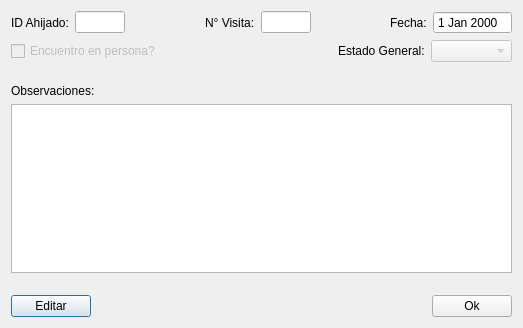
<?xml version="1.0" encoding="UTF-8"?>
<ui version="4.0">
 <class>VisitView</class>
 <widget class="QDialog" name="VisitView">
  <property name="geometry">
   <rect>
    <x>0</x>
    <y>0</y>
    <width>523</width>
    <height>328</height>
   </rect>
  </property>
  <property name="windowTitle">
   <string>Dialog</string>
  </property>
  <layout class="QVBoxLayout" name="verticalLayout">
   <item>
    <layout class="QHBoxLayout" name="horizontalLayout_6">
     <item>
      <layout class="QHBoxLayout" name="horizontalLayout_3">
       <item>
        <widget class="QLabel" name="label">
         <property name="maximumSize">
          <size>
           <width>60</width>
           <height>16777215</height>
          </size>
         </property>
         <property name="text">
          <string>ID Ahijado:</string>
         </property>
        </widget>
       </item>
       <item>
        <widget class="QLineEdit" name="lineEdit">
         <property name="maximumSize">
          <size>
           <width>50</width>
           <height>16777215</height>
          </size>
         </property>
        </widget>
       </item>
      </layout>
     </item>
     <item>
      <spacer name="horizontalSpacer_3">
       <property name="orientation">
        <enum>Qt::Horizontal</enum>
       </property>
       <property name="sizeHint" stdset="0">
        <size>
         <width>40</width>
         <height>20</height>
        </size>
       </property>
      </spacer>
     </item>
     <item>
      <layout class="QHBoxLayout" name="horizontalLayout_4">
       <item>
        <widget class="QLabel" name="label_3">
         <property name="text">
          <string>N° Visita:</string>
         </property>
        </widget>
       </item>
       <item>
        <widget class="QLineEdit" name="VisitNumber">
         <property name="maximumSize">
          <size>
           <width>50</width>
           <height>16777215</height>
          </size>
         </property>
        </widget>
       </item>
      </layout>
     </item>
     <item>
      <spacer name="horizontalSpacer_2">
       <property name="orientation">
        <enum>Qt::Horizontal</enum>
       </property>
       <property name="sizeHint" stdset="0">
        <size>
         <width>40</width>
         <height>20</height>
        </size>
       </property>
      </spacer>
     </item>
     <item>
      <layout class="QHBoxLayout" name="horizontalLayout_2">
       <item>
        <widget class="QLabel" name="label_35">
         <property name="text">
          <string>Fecha:</string>
         </property>
        </widget>
       </item>
       <item>
        <widget class="QDateEdit" name="Date">
         <property name="readOnly">
          <bool>true</bool>
         </property>
         <property name="buttonSymbols">
          <enum>QAbstractSpinBox::NoButtons</enum>
         </property>
        </widget>
       </item>
      </layout>
     </item>
    </layout>
   </item>
   <item>
    <layout class="QHBoxLayout" name="horizontalLayout_5">
     <item>
      <widget class="QCheckBox" name="Meeting">
       <property name="enabled">
        <bool>false</bool>
       </property>
       <property name="text">
        <string>Encuentro en persona?</string>
       </property>
      </widget>
     </item>
     <item>
      <spacer name="horizontalSpacer_4">
       <property name="orientation">
        <enum>Qt::Horizontal</enum>
       </property>
       <property name="sizeHint" stdset="0">
        <size>
         <width>40</width>
         <height>20</height>
        </size>
       </property>
      </spacer>
     </item>
     <item>
      <layout class="QHBoxLayout" name="horizontalLayout_44">
       <item>
        <widget class="QLabel" name="label_36">
         <property name="text">
          <string>Estado General:</string>
         </property>
        </widget>
       </item>
       <item>
        <widget class="QComboBox" name="GeneralStatus">
         <property name="enabled">
          <bool>false</bool>
         </property>
         <property name="minimumSize">
          <size>
           <width>81</width>
           <height>0</height>
          </size>
         </property>
        </widget>
       </item>
      </layout>
     </item>
    </layout>
   </item>
   <item>
    <spacer name="verticalSpacer_2">
     <property name="orientation">
      <enum>Qt::Vertical</enum>
     </property>
     <property name="sizeType">
      <enum>QSizePolicy::Preferred</enum>
     </property>
     <property name="sizeHint" stdset="0">
      <size>
       <width>20</width>
       <height>40</height>
      </size>
     </property>
    </spacer>
   </item>
   <item>
    <widget class="QLabel" name="label_2">
     <property name="text">
      <string>Observaciones:</string>
     </property>
    </widget>
   </item>
   <item>
    <widget class="QPlainTextEdit" name="Comment"/>
   </item>
   <item>
    <spacer name="verticalSpacer">
     <property name="orientation">
      <enum>Qt::Vertical</enum>
     </property>
     <property name="sizeType">
      <enum>QSizePolicy::Preferred</enum>
     </property>
     <property name="sizeHint" stdset="0">
      <size>
       <width>20</width>
       <height>40</height>
      </size>
     </property>
    </spacer>
   </item>
   <item>
    <layout class="QHBoxLayout" name="horizontalLayout">
     <item>
      <widget class="QPushButton" name="Edit">
       <property name="text">
        <string>Editar</string>
       </property>
      </widget>
     </item>
     <item>
      <spacer name="horizontalSpacer">
       <property name="orientation">
        <enum>Qt::Horizontal</enum>
       </property>
       <property name="sizeHint" stdset="0">
        <size>
         <width>40</width>
         <height>20</height>
        </size>
       </property>
      </spacer>
     </item>
     <item>
      <widget class="QPushButton" name="Ok">
       <property name="text">
        <string>Ok</string>
       </property>
      </widget>
     </item>
    </layout>
   </item>
  </layout>
 </widget>
 <tabstops>
  <tabstop>Date</tabstop>
  <tabstop>Meeting</tabstop>
  <tabstop>GeneralStatus</tabstop>
  <tabstop>Comment</tabstop>
  <tabstop>Edit</tabstop>
  <tabstop>Ok</tabstop>
  <tabstop>lineEdit</tabstop>
 </tabstops>
 <resources/>
 <connections/>
</ui>
